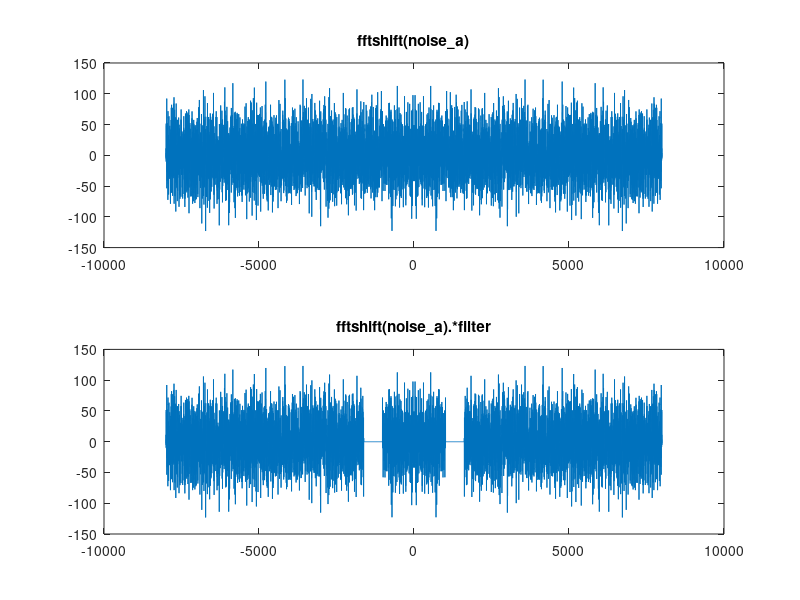

Write MATLAB code to recreate this figure.
clear;

%初期設定
Fs=16000;
t1=[0:1/2*Fs-1]/Fs;
len=length(t1);
rng(0,'twister');

%ノイズA
r=2;
noise_a=r.*(rand(1,len)-0.5);
sound(noise_a,Fs);

%ノイズB
fft_a=fft(noise_a);
ffts_a=fftshift(fft_a);
y_x=[-Fs/2:Fs/length(noise_a):Fs/2-Fs/length(noise_a)];
z=zeros(size(y_x));
for k=1:length(y_x);
    if((y_x(k)<=-1020&&y_x(k)>=-1620) || (y_x(k)>=1020&&y_x(k)<=1620));
        z(k)=0;
    else
        z(k)=1;
    end
end
y_b1=ffts_a.*z
ifs_yb=ifftshift(y_b1);
if_yb=ifft(ifs_yb);
noise_b=real(if_yb);

%プロット
subplot(2,1,1);
plot(y_x,ffts_a);
title('fftshift(noise\_a)');
subplot(2,1,2);
plot(y_x,y_b1);
title('fftshift(noise\_a).*filter');

%サウンド
f1=440;
f2=1040;
t2=[0:1/4*Fs-1]/Fs
y1=sin(2*pi*f1*t2);
y2=sin(2*pi*f2*t2);
Y1=[y1 noise_a];
Y2=[y1 noise_b];
Y3=[y2 noise_a];
Y4=[y2 noise_b];
Y1_rep=repmat(Y1,1,8);
Y2_rep=repmat(Y2,1,8);
Y3_rep=repmat(Y3,1,8);
Y4_rep=repmat(Y4,1,8);
Y=[Y1_rep Y2_rep Y3_rep Y4_rep];

sound(Y,Fs);
